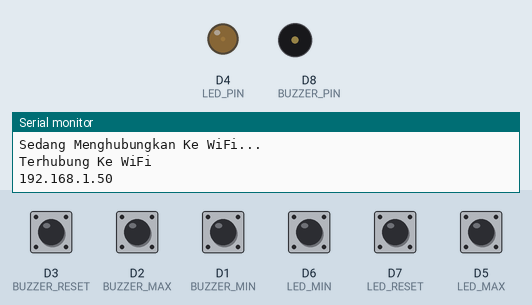
Recording of a sketch running on a simulated ESP8266 (NodeMCU). On the bench: output pins drawn as LEDs (lit = HIGH), buzzer (waves = sounding, pin HIGH), the last lines printed to the serial monitor. Dashed ring = blinking. Inputs (shaded band) come from the test bench; at power-on: D1 (BUZZER_MIN), D2 (BUZZER_MAX), D3 (BUZZER_RESET), D5 (LED_MAX), D6 (LED_MIN), D7 (LED_RESET) HIGH. WiFi joins after 1.5 s; servers stay silent unless stated.

Above: at 3.2 s.
3.3 s: D3 (BUZZER_RESET) pulled LOW for 1 s
At 3.63 s:
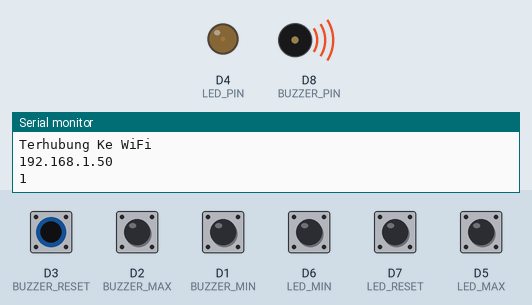
5.8 s: D7 (LED_RESET) pulled LOW for 1 s
At 7.9 s:
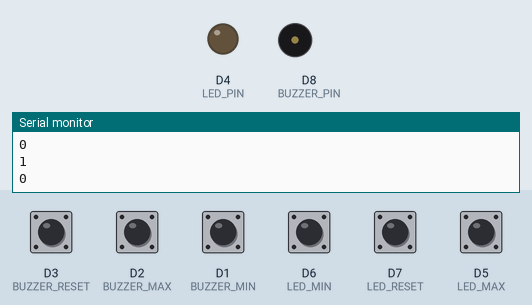
8.3 s: D3 (BUZZER_RESET) pulled LOW for 0.15 s
At 9.7 s:
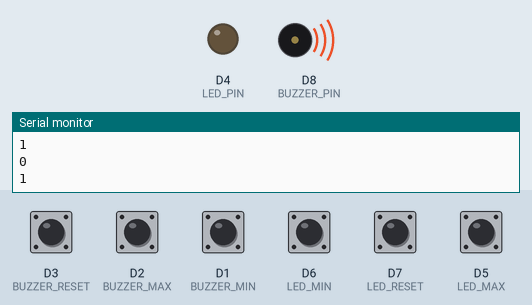
10.0 s: D2 (BUZZER_MAX) pulled LOW for 1 s
At 10.38 s:
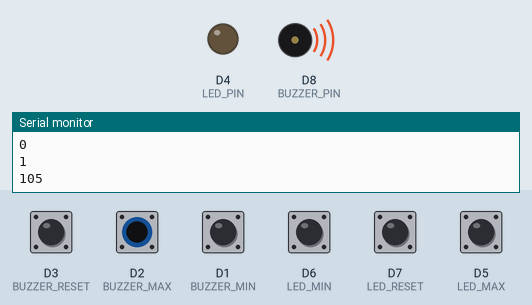
12.5 s: D2 (BUZZER_MAX) pulled LOW for 1 s
At 12.88 s:
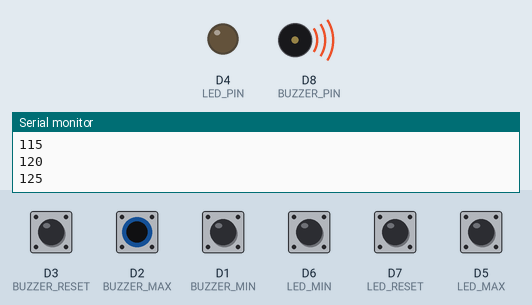
15.0 s: D7 (LED_RESET) pulled LOW for 1 s
At 15.38 s:
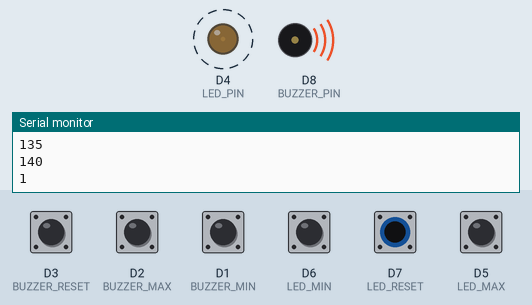
Timing chart, 0 to 18.0 s (numbered marks = the images above; inputs shaded):
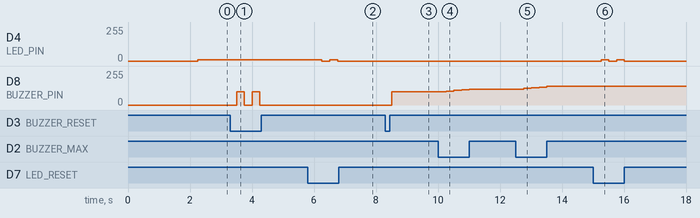

The sketch:

Posttest_1.ino
```cpp
#include <ESP8266WiFi.h>
#include <WiFiClient.h>
#include <ESP8266WebServer.h>

const char* ssid = "Universitas Mulawarman";
const char* password = "";

ESP8266WebServer server(80);

// Define LED
const int LED_PIN = D4;
const int LED_RESET = D7;
const int LED_MAX = D5;
const int LED_MIN = D6;

// Define Buzzer
const int BUZZER_PIN = D8;
const int BUZZER_RESET = D3;
const int BUZZER_MAX = D2;
const int BUZZER_MIN = D1;

// Define variables
int enable = 0;
int enableBuzzer = 0;
int maxled;
int minled;
int maxbuzzer;
int minbuzzer;
int kecerahan = 10;
int kecerahan2 = 10;
int freq = 0;
int freq2 = 100;
int maxKecerahan = 250;
int minKecerahan = 0;
int kelipatan = 5;
int maxBuzzer = 2500;
int minBuzzer = 100;

void setup() {
  Serial.begin(9600);
  // Initialize pins
  pinMode(LED_PIN, OUTPUT);
  pinMode(LED_RESET, INPUT_PULLUP);
  pinMode(LED_MAX, INPUT_PULLUP);
  pinMode(LED_MIN, INPUT_PULLUP);
  pinMode(BUZZER_RESET, INPUT_PULLUP);
  pinMode(BUZZER_MAX, INPUT_PULLUP);
  pinMode(BUZZER_MIN, INPUT_PULLUP);

  WiFi.begin(ssid, password);
  while (WiFi.status() != WL_CONNECTED) {
    delay(1000);
    Serial.println("Sedang Menghubungkan Ke WiFi...");
  }
  Serial.println("Terhubung Ke WiFi");
  Serial.println(WiFi.localIP());

  server.on("/", mainMenu);
  server.begin();
}

void loop() {
  server.handleClient();
  delay(150);

  // Check tombol
  maxled = digitalRead(LED_MAX);
  minled = digitalRead(LED_MIN);
  maxbuzzer = digitalRead(BUZZER_MAX);
  minbuzzer = digitalRead(BUZZER_MIN);

  //LED RESET
  if (digitalRead(LED_RESET) == LOW && enable == 0) {
    enable = 1;
    kecerahan = kecerahan2;
    Serial.println(enable);
  } else if (digitalRead(LED_RESET) == LOW && enable == 1) {
    enable = 0;
    kecerahan2 = kecerahan;
    kecerahan = 0;
    Serial.println(enable);
  }

  //Buzzer RESET
  if (digitalRead(BUZZER_RESET) == LOW && enableBuzzer == 0) {
    enableBuzzer = 1;
    freq = freq2;
    Serial.println(enableBuzzer);
  } else if (digitalRead(BUZZER_RESET) == LOW && enableBuzzer == 1) {
    enableBuzzer = 0;
    freq2 = freq;
    freq = 0;
    Serial.println(enableBuzzer);
  }

  // LED Kontrol
  if (maxled == LOW && kecerahan < maxKecerahan && enable == 1) {
    kecerahan += kelipatan;
    Serial.println(kecerahan);
  } else if (maxled == LOW && kecerahan >= maxKecerahan && enable == 1) {
    kecerahan = 250;
    Serial.println(kecerahan);
  } else if (minled == LOW && kecerahan > minKecerahan && enable == 1) {
    kecerahan -= kelipatan;
    Serial.println(kecerahan);
  } else if (minled == LOW && kecerahan <= minKecerahan && enable == 1) {
    kecerahan = 0;
    Serial.println(kecerahan);
  }

  //BUZZER Kontrol
  if (maxbuzzer == LOW && freq < maxBuzzer && enableBuzzer == 1) {
    freq += kelipatan;
    Serial.println(freq);
  } else if (maxbuzzer == LOW && freq >= maxBuzzer && enableBuzzer == 1) {
    freq = 2500;
    Serial.println(freq);
  } else if (minbuzzer == LOW && freq > minBuzzer && enableBuzzer == 1) {
    freq -= kelipatan;
    Serial.println(freq);
  } else if (minbuzzer == LOW && freq <= minBuzzer && enableBuzzer == 1) {
    freq = 100;
    Serial.println(freq);
  }

  delay(100);
  analogWrite(LED_PIN, kecerahan);
  analogWrite(BUZZER_PIN, freq);
}

void mainMenu() {
  server.send(150, "text/html", "<html><body><h1>Monitoring Kecerahan LED dan Frekuensi Buzzer </h1></p></body><h1>Kecerahan Led</h1><p>" + String(kecerahan) + " </p><h1>Frekuensi Buzzer</h1><p>" + String(freq) + " Hz</p></html>");  // Menampilkan halaman utama
}
```

Measured:
- after the input at 3.3 s, D8 (BUZZER_PIN): alternates 100/255 for 0.25 s and 0/255 for 0.25 s, 4 changes in all, then stays 0/255, starting after 0.21 s
- after the input at 5.8 s, D4 (LED_PIN): 10/255 → 0/255 after 0.46 s, → 10/255 0.25 s later, → 0/255 0.25 s later
- after the input at 8.3 s, D8 (BUZZER_PIN): 0/255 → 100/255 after 0.21 s
- after the input at 10.0 s, D8 (BUZZER_PIN): 100/255 → 105/255 after 0.26 s, → 110/255 0.25 s later, → 115/255 0.25 s later, → 120/255 0.25 s later
- after the input at 12.5 s, D8 (BUZZER_PIN): 120/255 → 125/255 after 0.26 s, → 130/255 0.25 s later, → 135/255 0.25 s later, → 140/255 0.25 s later
- after the input at 15.0 s, D4 (LED_PIN): alternates 10/255 for 0.25 s and 0/255 for 0.25 s, 4 changes in all, then stays 0/255, starting after 0.26 s
